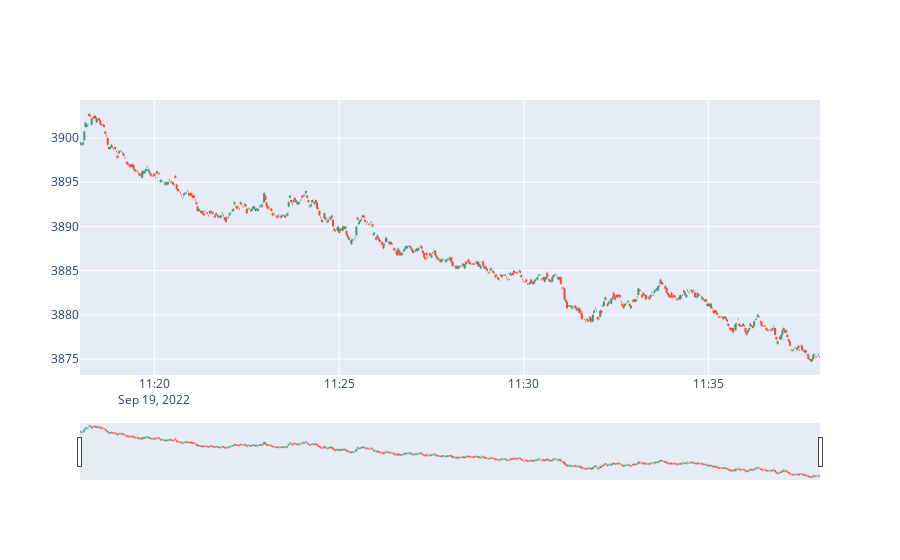

Notebook cell for this chart:
### Code cell
hovertext=[]
for i in range(len(lr1_1min['Open'])):
    hovertext.append('Open: '+str(lr1_1min['Open'][i])+'<br>Close: '+str(lr1_1min['Close'][i]))
    
fig = go.Figure(data= go.Ohlc(x= lr1_1min.index, open= lr1_1min['Open'], high= lr1_1min['High'],  
                low= lr1_1min['Low'], close= lr1_1min['Close'], text= hovertext, hoverinfo= 'text'))
fig.show()

### Figure 1 — Plotly figure (JSON) as saved in the notebook; plotly's stock layout.template omitted (floating-point values rounded to 4 significant figures; data arrays with more than 128 entries replaced by an {"elided": "..."} marker saying what was removed)
{"data": [{"close": {"elided": "601 float values"}, "high": {"elided": "601 float values"}, "hoverinfo": "text", "low": {"elided": "601 float values"}, "open": {"elided": "601 float values"}, "text": {"elided": "601 str values"}, "type": "ohlc", "x": {"elided": "601 str values"}}], "layout": {}}
